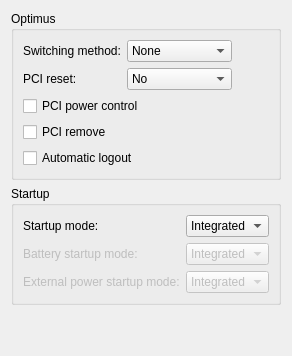
      <widget class="QWidget" name="optimusPage">
       <layout class="QVBoxLayout" name="optimusPageLayout">
        <item>
         <widget class="QGroupBox" name="optimusGroupBox">
          <property name="title">
           <string notr="true">Optimus</string>
          </property>
          <layout class="QGridLayout" name="gridLayout_3" columnstretch="0,0,1">
           <item row="1" column="1">
            <widget class="QComboBox" name="pciResetComboBox">
             <property name="toolTip">
              <string>&lt;html&gt;&lt;head/&gt;&lt;body&gt;&lt;p&gt;Reset the Nvidia card at the PCI level before reloading the nvidia module&lt;/p&gt;&lt;p&gt;&lt;span style=&quot; font-style:italic;&quot;&gt;No:&lt;/span&gt; does not perform any reset&lt;/p&gt;&lt;p&gt;&lt;span style=&quot; font-style:italic;&quot;&gt;Function level:&lt;/span&gt; perform a light &amp;quot;function-level&amp;quot; reset&lt;/p&gt;&lt;p&gt;&lt;span style=&quot; font-style:italic;&quot;&gt;Hot reset:&lt;/span&gt; perform a &amp;quot;hot reset&amp;quot; of the PCI bridge (this method messes with the hardware directly and will perform a PCI remove even if it disabled, please read the online documentation of Optimus Manager before using it)&lt;/p&gt;&lt;/body&gt;&lt;/html&gt;</string>
             </property>
             <item>
              <property name="text">
               <string>No</string>
              </property>
             </item>
             <item>
              <property name="text">
               <string>Function level</string>
              </property>
             </item>
             <item>
              <property name="text">
               <string>Hot reset</string>
              </property>
             </item>
            </widget>
           </item>
           <item row="5" column="0" colspan="3">
            <widget class="QCheckBox" name="autoLogoutCheckBox">
             <property name="toolTip">
              <string>&lt;html&gt;&lt;head/&gt;&lt;body&gt;&lt;p&gt;Automatically log out the current desktop session when switching GPUs&lt;/p&gt;&lt;p&gt;This feature is currently supported for GNOME, KDE Plasma, LXDE, Deepin, Xfce, i3, Sway, Qtile, Openbox, AwesomeWM, bspwm and dwm&lt;/p&gt;&lt;p&gt;If this options is disabled or you use a different desktop environment, GPU switching only becomes effective at the next graphical session login&lt;/p&gt;&lt;/body&gt;&lt;/html&gt;</string>
             </property>
             <property name="text">
              <string>Automatic logout</string>
             </property>
            </widget>
           </item>
           <item row="1" column="0">
            <widget class="QLabel" name="pciResetLabel">
             <property name="text">
              <string>PCI reset:</string>
             </property>
            </widget>
           </item>
           <item row="4" column="0">
            <widget class="QCheckBox" name="pciRemoveCheckBox">
             <property name="toolTip">
              <string>&lt;html&gt;&lt;head/&gt;&lt;body&gt;&lt;p&gt;Remove the Nvidia card from the PCI bus&lt;/p&gt;&lt;p&gt;May prevent crashes caused by power switching&lt;/p&gt;&lt;p&gt;Ignored if switching method is &lt;span style=&quot; font-style:italic;&quot;&gt;Nouveau&lt;/span&gt; or &lt;span style=&quot; font-style:italic;&quot;&gt;Bbswitch&lt;/span&gt;&lt;/p&gt;&lt;/body&gt;&lt;/html&gt;</string>
             </property>
             <property name="text">
              <string>PCI remove</string>
             </property>
            </widget>
           </item>
           <item row="3" column="0" colspan="3">
            <widget class="QCheckBox" name="pciPowerControlCheckBox">
             <property name="toolTip">
              <string>&lt;html&gt;&lt;head/&gt;&lt;body&gt;&lt;p&gt;Enable PCI power management in &lt;span style=&quot; font-style:italic;&quot;&gt;Integrated&lt;/span&gt; mode&lt;/p&gt;&lt;p&gt;This option is incompatible with &lt;span style=&quot; font-style:italic;&quot;&gt;ACPI call&lt;/span&gt; and &lt;span style=&quot; font-style:italic;&quot;&gt;Bbswitch&lt;/span&gt; switching methods, so it will be ignored in those cases&lt;/p&gt;&lt;/body&gt;&lt;/html&gt;</string>
             </property>
             <property name="text">
              <string>PCI power control</string>
             </property>
            </widget>
           </item>
           <item row="0" column="1">
            <widget class="QComboBox" name="switchingMethodComboBox">
             <property name="toolTip">
              <string>&lt;html&gt;&lt;head/&gt;&lt;body&gt;&lt;p&gt;Method to power switch the Nvidia card&lt;/p&gt;&lt;p&gt;&lt;span style=&quot; font-style:italic;&quot;&gt;None:&lt;/span&gt; do not use an external module for power management (for some laptop models it's preferable to use this option in combination with PCI power control)&lt;/p&gt;&lt;p&gt;&lt;span style=&quot; font-style:italic;&quot;&gt;Nouveau:&lt;/span&gt; load the nouveau module on the Nvidia card&lt;/p&gt;&lt;p&gt;&lt;span style=&quot; font-style:italic;&quot;&gt;Bbswitch:&lt;/span&gt; power off the card using the bbswitch module (requires the &amp;quot;bbswitch&amp;quot; dependency)&lt;/p&gt;&lt;p&gt;&lt;span style=&quot; font-style:italic;&quot;&gt;ACPI call:&lt;/span&gt; try various ACPI method calls to power the card on and off (requires the &amp;quot;acpi_call&amp;quot; dependency)&lt;/p&gt;&lt;p&gt;&lt;span style=&quot; font-style:italic;&quot;&gt;Custom:&lt;/span&gt; use custom scripts at &lt;span style=&quot; font-style:italic;&quot;&gt;/etc/optimus-manager/nvidia-enable.sh&lt;/span&gt; and &lt;span style=&quot; font-style:italic;&quot;&gt;/etc/optimus-manager/nvidia-disable.sh&lt;/span&gt;&lt;/p&gt;&lt;/body&gt;&lt;/html&gt;</string>
             </property>
             <item>
              <property name="text">
               <string>None</string>
              </property>
             </item>
             <item>
              <property name="text">
               <string notr="true">Nouveau</string>
              </property>
             </item>
             <item>
              <property name="text">
               <string notr="true">Bbswitch</string>
              </property>
             </item>
             <item>
              <property name="text">
               <string>ACPI call</string>
              </property>
             </item>
             <item>
              <property name="text">
               <string>Custom</string>
              </property>
             </item>
            </widget>
           </item>
           <item row="0" column="0">
            <widget class="QLabel" name="switchingMethodLabel">
             <property name="text">
              <string>Switching method:</string>
             </property>
            </widget>
           </item>
          </layout>
         </widget>
        </item>
        <item>
         <widget class="QGroupBox" name="groupBox">
          <property name="title">
           <string>Startup</string>
          </property>
          <layout class="QGridLayout" name="gridLayout_6">
           <item row="2" column="1">
            <widget class="QComboBox" name="batteryStartupModeComboBox">
             <property name="enabled">
              <bool>false</bool>
             </property>
             <property name="toolTip">
              <string>&lt;html&gt;&lt;head/&gt;&lt;body&gt;&lt;p&gt;GPU mode to be selected when &lt;span style=&quot; font-style:italic;&quot;&gt;Startup mode&lt;/span&gt; is &lt;span style=&quot; font-style:italic;&quot;&gt;Auto&lt;/span&gt; and the computer is running on battery&lt;/p&gt;&lt;/body&gt;&lt;/html&gt;</string>
             </property>
             <item>
              <property name="text">
               <string notr="true">Integrated</string>
              </property>
              <property name="icon">
               <iconset theme="cpu">
                <normaloff>.</normaloff>.</iconset>
              </property>
             </item>
             <item>
              <property name="text">
               <string notr="true">Nvidia</string>
              </property>
              <property name="icon">
               <iconset theme="prime-nvidia">
                <normaloff>.</normaloff>.</iconset>
              </property>
             </item>
             <item>
              <property name="text">
               <string notr="true">Hybrid</string>
              </property>
              <property name="icon">
               <iconset theme="prime-hybrid">
                <normaloff>.</normaloff>.</iconset>
              </property>
             </item>
            </widget>
           </item>
           <item row="2" column="0">
            <widget class="QLabel" name="batteryStartupModeLabel">
             <property name="enabled">
              <bool>false</bool>
             </property>
             <property name="text">
              <string>Battery startup mode:</string>
             </property>
            </widget>
           </item>
           <item row="0" column="0">
            <widget class="QLabel" name="startupModeLabel">
             <property name="text">
              <string>Startup mode:</string>
             </property>
            </widget>
           </item>
           <item row="5" column="1">
            <widget class="QComboBox" name="externalPowerStartupModeComboBox">
             <property name="enabled">
              <bool>false</bool>
             </property>
             <property name="toolTip">
              <string>&lt;html&gt;&lt;head/&gt;&lt;body&gt;&lt;p&gt;GPU mode to be selected when &lt;span style=&quot; font-style:italic;&quot;&gt;Startup mode&lt;/span&gt; is &lt;span style=&quot; font-style:italic;&quot;&gt;Auto&lt;/span&gt; and the computer is running on external power&lt;/p&gt;&lt;/body&gt;&lt;/html&gt;</string>
             </property>
             <item>
              <property name="text">
               <string notr="true">Integrated</string>
              </property>
              <property name="icon">
               <iconset theme="cpu">
                <normaloff>.</normaloff>.</iconset>
              </property>
             </item>
             <item>
              <property name="text">
               <string notr="true">Nvidia</string>
              </property>
              <property name="icon">
               <iconset theme="prime-nvidia">
                <normaloff>.</normaloff>.</iconset>
              </property>
             </item>
             <item>
              <property name="text">
               <string notr="true">Hybrid</string>
              </property>
              <property name="icon">
               <iconset theme="prime-hybrid">
                <normaloff>.</normaloff>.</iconset>
              </property>
             </item>
            </widget>
           </item>
           <item row="0" column="1">
            <widget class="QComboBox" name="startupModeComboBox">
             <property name="toolTip">
              <string>&lt;html&gt;&lt;head/&gt;&lt;body&gt;&lt;p&gt;GPU mode to use at computer startup&lt;/p&gt;&lt;p&gt;&lt;span style=&quot; font-style:italic;&quot;&gt;Auto&lt;/span&gt; is a special mode that auto-detects if the computer is running on battery and selects a proper GPU mode&lt;/p&gt;&lt;p&gt;See the other options below for details&lt;/p&gt;&lt;/body&gt;&lt;/html&gt;</string>
             </property>
             <item>
              <property name="text">
               <string notr="true">Integrated</string>
              </property>
              <property name="icon">
               <iconset theme="cpu">
                <normaloff>.</normaloff>.</iconset>
              </property>
             </item>
             <item>
              <property name="text">
               <string notr="true">Nvidia</string>
              </property>
              <property name="icon">
               <iconset theme="prime-nvidia">
                <normaloff>.</normaloff>.</iconset>
              </property>
             </item>
             <item>
              <property name="text">
               <string notr="true">Hybrid</string>
              </property>
              <property name="icon">
               <iconset theme="prime-hybrid">
                <normaloff>.</normaloff>.</iconset>
              </property>
             </item>
             <item>
              <property name="text">
               <string>Auto</string>
              </property>
              <property name="icon">
               <iconset theme="preferences-system-power-management">
                <normaloff>.</normaloff>.</iconset>
              </property>
             </item>
            </widget>
           </item>
           <item row="5" column="0">
            <widget class="QLabel" name="externalPowerStartupModeLabel">
             <property name="enabled">
              <bool>false</bool>
             </property>
             <property name="text">
              <string>External power startup mode:</string>
             </property>
            </widget>
           </item>
          </layout>
         </widget>
        </item>
        <item>
         <spacer name="optimusSpacer">
          <property name="orientation">
           <enum>Qt::Vertical</enum>
          </property>
          <property name="sizeHint" stdset="0">
           <size>
            <width>20</width>
            <height>40</height>
           </size>
          </property>
         </spacer>
        </item>
       </layout>
      </widget>
